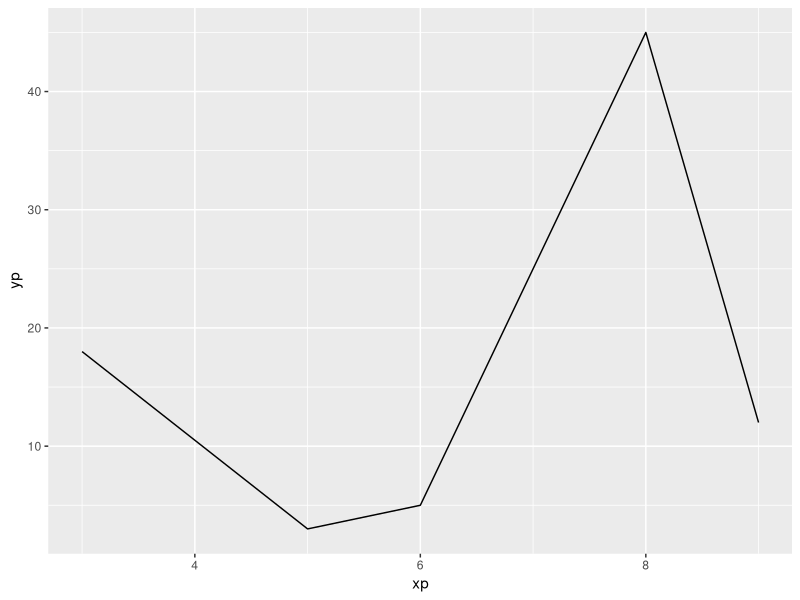

Here is the R script that generated this plot:
#(a)
a<-56
b <- function() print(paste('Fun b',a))
d<- function(){
  a<-65
  print(paste('Fun d',a))
  b()
}
d()
print(paste('Global a =',a))

#(b)
library(ggplot2)
data<-data.frame(
  xp=c(5,9,6,3,8),
  yp=c(3,12,5,18,45)
)
ggplot(data,aes(x=xp,y=yp)) + geom_line()
